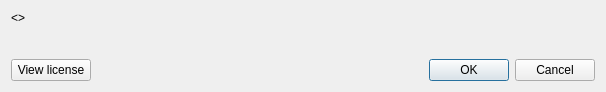
<?xml version="1.0" encoding="UTF-8"?>
<ui version="4.0">
 <class>LicenseConfirmationDialog</class>
 <widget class="QDialog" name="LicenseConfirmationDialog">
  <property name="geometry">
   <rect>
    <x>0</x>
    <y>0</y>
    <width>606</width>
    <height>92</height>
   </rect>
  </property>
  <property name="windowTitle">
   <string>Please confirm license agreement</string>
  </property>
  <property name="modal">
   <bool>true</bool>
  </property>
  <layout class="QVBoxLayout" name="verticalLayout">
   <item>
    <widget class="QLabel" name="label">
     <property name="text">
      <string>&lt;&lt;do not localise&gt;&gt;</string>
     </property>
    </widget>
   </item>
   <item>
    <spacer name="verticalSpacer">
     <property name="orientation">
      <enum>Qt::Vertical</enum>
     </property>
     <property name="sizeHint" stdset="0">
      <size>
       <width>20</width>
       <height>19</height>
      </size>
     </property>
    </spacer>
   </item>
   <item>
    <layout class="QHBoxLayout" name="horizontalLayout">
     <item>
      <widget class="QPushButton" name="viewLicenseButton">
       <property name="text">
        <string>View license</string>
       </property>
      </widget>
     </item>
     <item>
      <widget class="QDialogButtonBox" name="buttonBox">
       <property name="orientation">
        <enum>Qt::Horizontal</enum>
       </property>
       <property name="standardButtons">
        <set>QDialogButtonBox::Cancel|QDialogButtonBox::Ok</set>
       </property>
      </widget>
     </item>
    </layout>
   </item>
  </layout>
 </widget>
 <resources/>
 <connections>
  <connection>
   <sender>buttonBox</sender>
   <signal>accepted()</signal>
   <receiver>LicenseConfirmationDialog</receiver>
   <slot>accept()</slot>
   <hints>
    <hint type="sourcelabel">
     <x>248</x>
     <y>254</y>
    </hint>
    <hint type="destinationlabel">
     <x>157</x>
     <y>274</y>
    </hint>
   </hints>
  </connection>
  <connection>
   <sender>buttonBox</sender>
   <signal>rejected()</signal>
   <receiver>LicenseConfirmationDialog</receiver>
   <slot>reject()</slot>
   <hints>
    <hint type="sourcelabel">
     <x>316</x>
     <y>260</y>
    </hint>
    <hint type="destinationlabel">
     <x>286</x>
     <y>274</y>
    </hint>
   </hints>
  </connection>
 </connections>
</ui>
